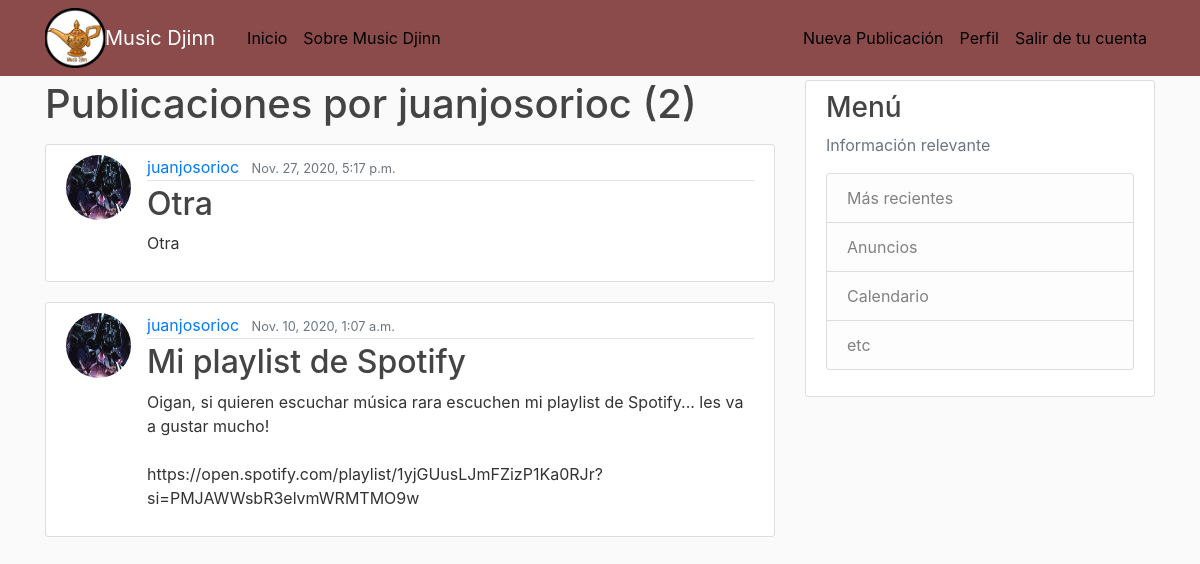
The page /user/juanjosorioc (signed in) on the database its author committed.
### blog/models.py (models this page shows, shortened)
class Post(models.Model):
    title = models.CharField(max_length= 100)
    content = models.TextField()
    date_posted = models.DateTimeField(default = timezone.now)
    author = models.ForeignKey(User, on_delete = models.CASCADE)
    song = models.FileField(upload_to='canciones', default="", blank= True, null=True)

### users/models.py (models this page shows, shortened)
class Profile(models.Model):
    user = models.OneToOneField(User, on_delete=models.CASCADE)
    image = models.ImageField(default='default.jpg', upload_to='profile_pics')

### blog/views.py (the view)
# urls.py: path('user/<str:username>', UserPostListView.as_view(), name = 'user-posts'),
class UserPostListView(ListView):
    model = Post
    template_name = 'blog/user_posts.html'
    context_object_name = 'posts'
    paginate_by = 5
    def get_queryset(self):
        user = get_object_or_404(User, username=self.kwargs.get('username'))
        return Post.objects.filter(author=user).order_by('-date_posted')

### blog/templates/blog/user_posts.html (shortened to what this page needs)
{% extends "blog/base.html" %}
{%block content %}
    <h1 class="mb-3">Publicaciones por {{ view.kwargs.username }} ({{ page_obj.paginator.count }})</h1>
    {% for post in posts %}
    <article class="media content-section">
      <img class="rounded-circle article-img" src="{{ post.author.profile.image.url }}">
        <div class="media-body">
          <div class="article-metadata">
            <a class="mr-2" href="{% url 'user-posts' post.author.username %}">{{ post.author }}</a>
            <small class="text-muted">{{ post.date_posted }}</small>
          </div>
          <h2><a class="article-title" href="{% url 'post-detail' post.id %}">{{ post.title }}</a></h2>
          <p class="article-content">{{ post.content }}</p>
        </div>
      </article>
    {% endfor %}
{% endblock content%}

### blog/static/blog/main.css (style rules this page uses)
body { background: #fafafa; color: #333333; margin-top: 5rem; }
h1, h2, h3, h4, h5, h6 { color: #444444; }
.content-section { background: #ffffff; padding: 10px 20px; border: 1px solid #dddddd; border-radius: 3px; margin-bottom: 20px; }
.article-title { color: #444444; }
.article-content { white-space: pre-line; }
.article-img { height: 65px; width: 65px; margin-right: 16px; }
.article-metadata { padding-bottom: 1px; margin-bottom: 4px; border-bottom: 1px solid #e3e3e3 }

### rows shown on the page
Post: author.profile.image (picture), author "juanjosorioc", date_posted "Nov. 27, 2020, 5:17 p.m.", title "Otra", content "Otra"
Post: author.profile.image (picture), author "juanjosorioc", date_posted "Nov. 10, 2020, 1:07 a.m.", title "Mi playlist de Spotify", content "Oigan, si quieren escuchar música rara escuchen mi playlist de Spotify... les va a gustar mucho! https://open.spotify.com/playlist/1yjGUusLJmFZizP1Ka0RJr?si=PMJAWWsbR3elvmWRMTMO9w"

### other values the page prints
{{ view.kwargs.username }} "juanjosorioc"
{{ page_obj.paginator.count }} "2"
